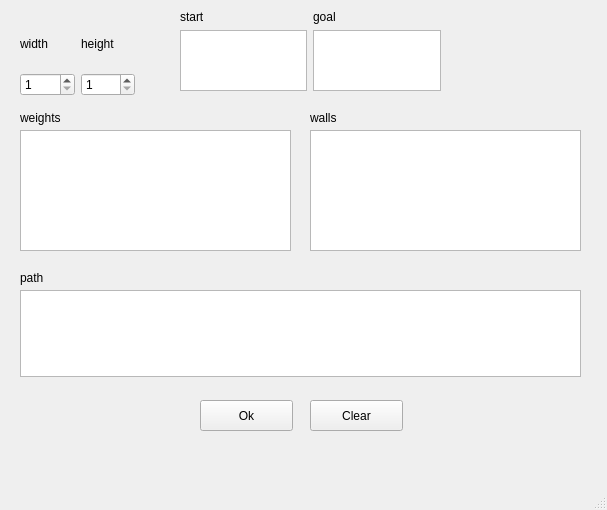
<?xml version="1.0" encoding="UTF-8"?>
<ui version="4.0">
 <class>MainWindow</class>
 <widget class="QMainWindow" name="MainWindow">
  <property name="geometry">
   <rect>
    <x>0</x>
    <y>0</y>
    <width>607</width>
    <height>510</height>
   </rect>
  </property>
  <property name="sizePolicy">
   <sizepolicy hsizetype="Fixed" vsizetype="Fixed">
    <horstretch>0</horstretch>
    <verstretch>0</verstretch>
   </sizepolicy>
  </property>
  <property name="windowTitle">
   <string>MainWindow</string>
  </property>
  <widget class="QWidget" name="centralwidget">
   <widget class="QPlainTextEdit" name="plainTextEditWeights">
    <property name="geometry">
     <rect>
      <x>20</x>
      <y>130</y>
      <width>271</width>
      <height>121</height>
     </rect>
    </property>
   </widget>
   <widget class="QWidget" name="layoutWidget">
    <property name="geometry">
     <rect>
      <x>20</x>
      <y>20</y>
      <width>115</width>
      <height>76</height>
     </rect>
    </property>
    <layout class="QGridLayout" name="gridLayout">
     <item row="0" column="0">
      <widget class="QLabel" name="label_2">
       <property name="text">
        <string>width</string>
       </property>
      </widget>
     </item>
     <item row="0" column="1">
      <widget class="QLabel" name="label">
       <property name="text">
        <string>height</string>
       </property>
      </widget>
     </item>
     <item row="2" column="0">
      <widget class="QSpinBox" name="spinBoxWidth">
       <property name="minimum">
        <number>1</number>
       </property>
      </widget>
     </item>
     <item row="2" column="1">
      <widget class="QSpinBox" name="spinBoxHeight">
       <property name="minimum">
        <number>1</number>
       </property>
      </widget>
     </item>
    </layout>
   </widget>
   <widget class="QLabel" name="label_3">
    <property name="geometry">
     <rect>
      <x>20</x>
      <y>110</y>
      <width>53</width>
      <height>16</height>
     </rect>
    </property>
    <property name="text">
     <string>weights</string>
    </property>
   </widget>
   <widget class="QLabel" name="label_4">
    <property name="geometry">
     <rect>
      <x>310</x>
      <y>110</y>
      <width>53</width>
      <height>16</height>
     </rect>
    </property>
    <property name="text">
     <string>walls</string>
    </property>
   </widget>
   <widget class="QPlainTextEdit" name="plainTextEditWalls">
    <property name="geometry">
     <rect>
      <x>310</x>
      <y>130</y>
      <width>271</width>
      <height>121</height>
     </rect>
    </property>
   </widget>
   <widget class="QPlainTextEdit" name="plainTextEditPath">
    <property name="geometry">
     <rect>
      <x>20</x>
      <y>290</y>
      <width>561</width>
      <height>87</height>
     </rect>
    </property>
   </widget>
   <widget class="QLabel" name="label_5">
    <property name="geometry">
     <rect>
      <x>20</x>
      <y>270</y>
      <width>53</width>
      <height>16</height>
     </rect>
    </property>
    <property name="text">
     <string>path</string>
    </property>
   </widget>
   <widget class="QPushButton" name="pushButton">
    <property name="geometry">
     <rect>
      <x>200</x>
      <y>400</y>
      <width>93</width>
      <height>31</height>
     </rect>
    </property>
    <property name="text">
     <string>Ok</string>
    </property>
   </widget>
   <widget class="QPushButton" name="pushButton_2">
    <property name="geometry">
     <rect>
      <x>310</x>
      <y>400</y>
      <width>93</width>
      <height>31</height>
     </rect>
    </property>
    <property name="text">
     <string>Clear</string>
    </property>
   </widget>
   <widget class="QWidget" name="">
    <property name="geometry">
     <rect>
      <x>180</x>
      <y>10</y>
      <width>261</width>
      <height>81</height>
     </rect>
    </property>
    <layout class="QGridLayout" name="gridLayout_2">
     <item row="0" column="0">
      <widget class="QLabel" name="label_6">
       <property name="text">
        <string>start</string>
       </property>
      </widget>
     </item>
     <item row="0" column="1">
      <widget class="QLabel" name="label_7">
       <property name="text">
        <string>goal</string>
       </property>
      </widget>
     </item>
     <item row="1" column="0">
      <widget class="QPlainTextEdit" name="plainTextEditStart"/>
     </item>
     <item row="1" column="1">
      <widget class="QPlainTextEdit" name="plainTextEditGoal"/>
     </item>
    </layout>
   </widget>
   <zorder>plainTextEditWeights</zorder>
   <zorder>layoutWidget</zorder>
   <zorder>label_3</zorder>
   <zorder>label</zorder>
   <zorder>label_4</zorder>
   <zorder>plainTextEditWalls</zorder>
   <zorder>plainTextEditPath</zorder>
   <zorder>label_5</zorder>
   <zorder>pushButton</zorder>
   <zorder>pushButton_2</zorder>
   <zorder>plainTextEditStart</zorder>
   <zorder>label_6</zorder>
   <zorder>label_7</zorder>
   <zorder>plainTextEditGoal</zorder>
  </widget>
  <widget class="QMenuBar" name="menubar">
   <property name="geometry">
    <rect>
     <x>0</x>
     <y>0</y>
     <width>607</width>
     <height>26</height>
    </rect>
   </property>
  </widget>
  <widget class="QStatusBar" name="statusbar"/>
 </widget>
 <resources/>
 <connections/>
</ui>
